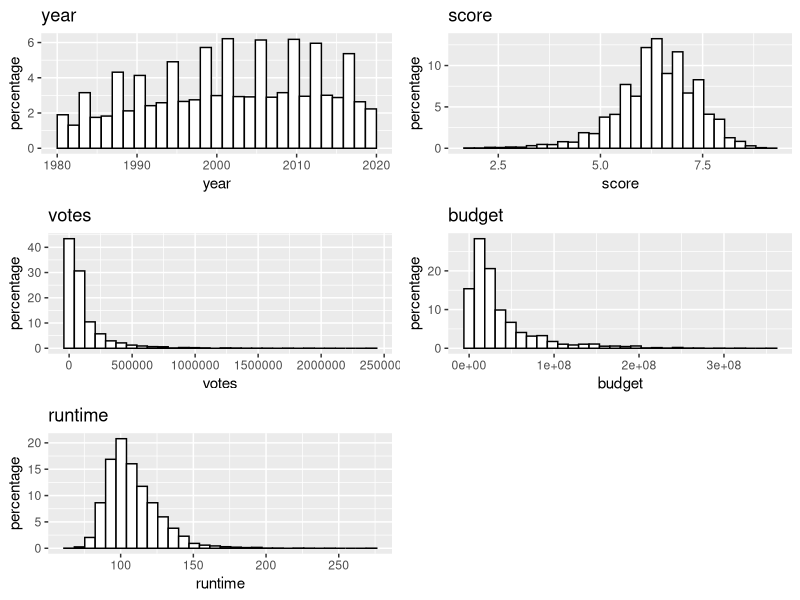
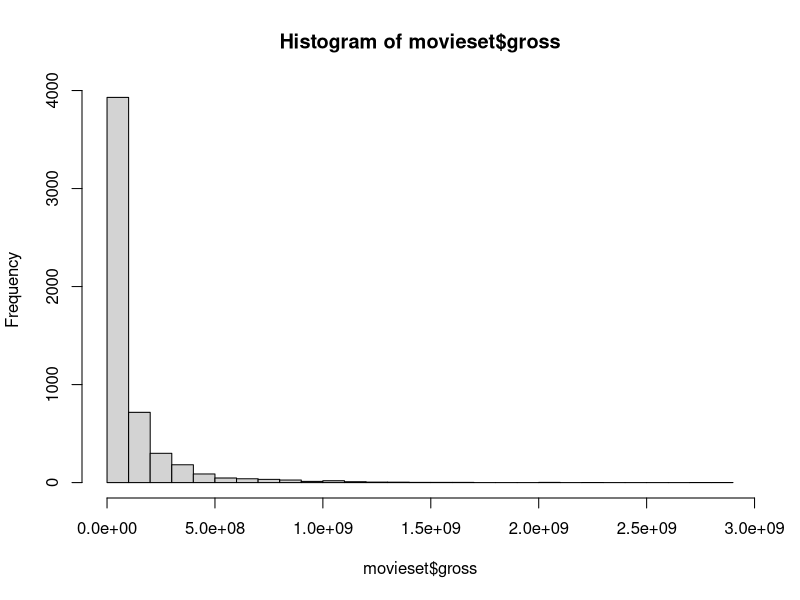

The R source for these figures, in order:
## ---- chunk 1
knitr::opts_chunk$set(echo = TRUE)
## ---- chunk 2
library(dplyr)   
library(readr)  
library(ggplot2)
#library(statsr)
library(gridExtra)
library(corrplot)
library(tidyr)
## ---- chunk 3
movieset <- read.csv("output.csv")
print(movieset)
## ---- chunk 4

p1 <- ggplot(aes(x=year), data=movieset) + 
  geom_histogram(aes(y=100*(..count..)/sum(..count..)), color='black', fill='white') + ylab('percentage') + ggtitle('year')
p2 <- ggplot(aes(x=score), data=movieset) +
  geom_histogram(aes(y=100*(..count..)/sum(..count..)), color='black', fill='white') + ylab('percentage') + ggtitle('score')
p3 <- ggplot(aes(x=votes), data=movieset) +
  geom_histogram(aes(y=100*(..count..)/sum(..count..)), color='black', fill='white') + ylab('percentage') + ggtitle('votes')
p4 <- ggplot(aes(x=budget), data=movieset) +
  geom_histogram(aes(y=100*(..count..)/sum(..count..)), color='black', fill='white') + ylab('percentage') + ggtitle('budget')
p5 <- ggplot(aes(x=runtime), data=movieset) +
  geom_histogram(aes(y=100*(..count..)/sum(..count..)), color='black', fill='white') + ylab('percentage') + ggtitle('runtime')
grid.arrange(p1, p2, p3, p4, p5, ncol=2)

## ---- chunk 5
hist(movieset$gross, breaks = 30)
summary(movieset$gross)

numeric_columns <- names(movieset)[sapply(movieset, is.numeric)]
numeric_columns <- setdiff(numeric_columns, "gross")
numeric_vars <- movieset[, numeric_columns]
print(names(numeric_vars))

correlation_matrix <- cor(numeric_vars)
print(correlation_matrix)
